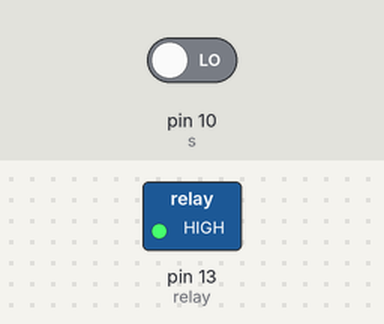
Bench run of a sketch on a simulated Arduino Uno, built with avr-gcc and run on an emulated ATmega328P. On the bench: switched loads named in the sketch (green lamp = pin HIGH). The inputs (shaded band) are chosen by the test bench; at power-on: pin 10 (s) LOW.

Above: at 1.2 s.
1.3 s: pin 10 (s) driven HIGH
At 1.6 s:
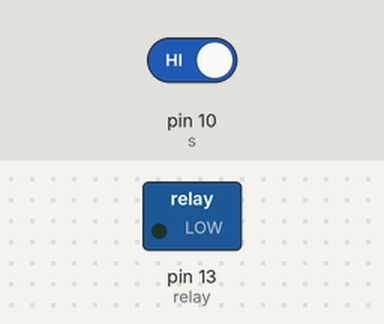
2.8 s: pin 10 (s) driven LOW
At 4.0 s:
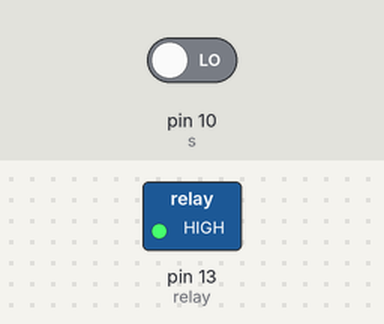
Timing chart, 0 to 5.8 s (numbered marks = the images above; inputs shaded):
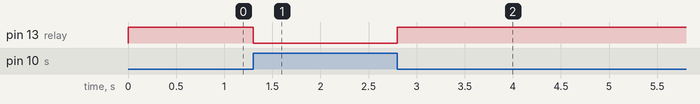

The sketch:

RELAY_using_BUTTON.ino
```cpp
const int relay=13;
const int s=10;

void setup()
{
  pinMode(relay,OUTPUT);
  pinMode(s,INPUT);
}
void loop()
{
  int s_state=digitalRead(s);
  if(s_state==HIGH)
  {
    digitalWrite(relay,LOW);
  }
  else
  {
    digitalWrite(relay,HIGH);
  }
}
```

Measured:
- after the input at 1.3 s, pin 13 (relay): HIGH → LOW at once
- after the input at 2.8 s, pin 13 (relay): LOW → HIGH at once
